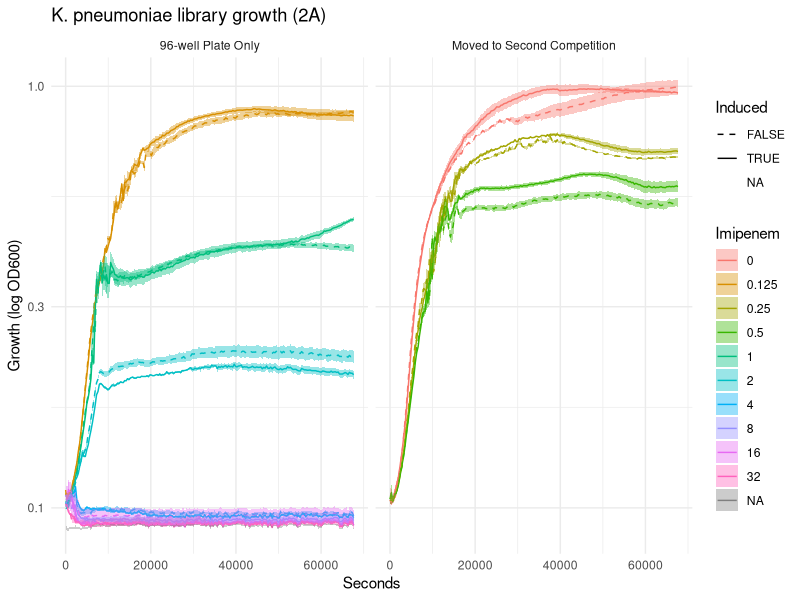
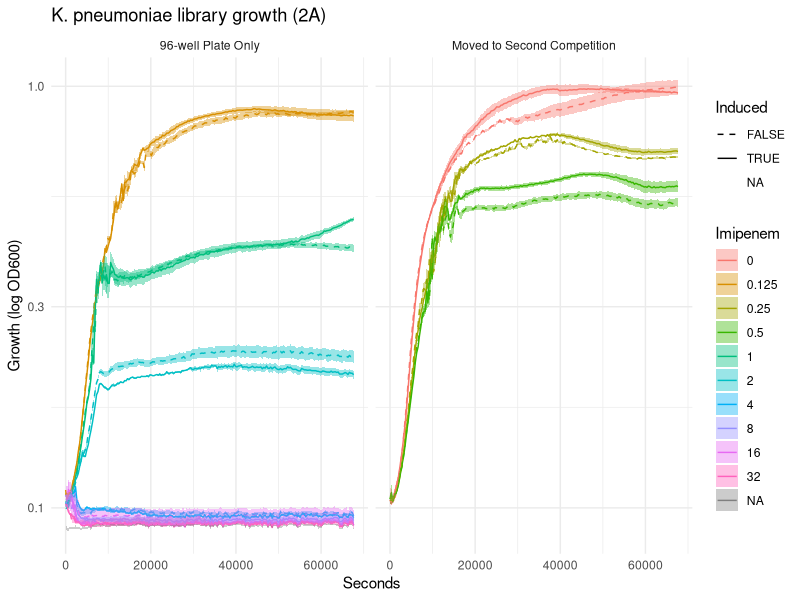
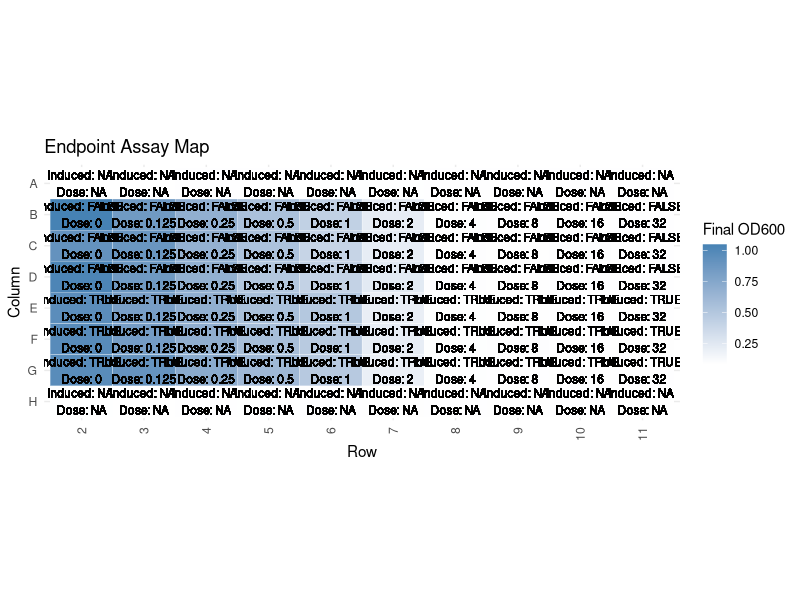

Source code (R) for these figures, in order:
library(tidyverse)
library(data.table)
library(pheatmap)

# Read the data
data <- fread("Sequencing/IMI_Kpneumoniae/growth-data2A.tsv", header = TRUE)

# Set the column names to the first row of the data
setnames(data, as.character(unlist(data[1, ])))

# Remove the first row (now that it's been used for column names)
data <- data[-1, ]

# Rename the 'Time [s]' column to 'Well'
setnames(data, old = "Time [s]", new = "Well")

# Filter rows where 'Well' matches the pattern [A-z][0-9]{1,2}
data <- data[grep("[A-z][0-9]{1,2}", data$Well)]

# Reshape the data from wide to long format
data <- melt(data, id.vars = "Well", variable.name = "Seconds", value.name = "OD600", na.rm = TRUE)

# Split Well into Row and Column
data[, c("Row", "Column") := tstrsplit(Well, "(?<=^[A-Z])", perl = TRUE)]

# Convert Column to numeric
data[, Column := as.numeric(Column)]

# Define which wells are induced and which are not
data[Row %in% c("B", "C", "D"), Induced := FALSE]
data[Row %in% c("E", "F", "G"), Induced := TRUE]

message("Plate layout for CRISPRi induction")
data %>%
  select(Row, Column, Induced) %>%
  unique() %>%
  dcast(Row ~ Column, value.var = "Induced") %>%
  print()

# Function to set the doses for the dilution series going across the COLUMNS
column_dilution_series <- function(data, min_dose, max_dose, min_col, max_col, zero_col) {
  # Determine the direction of the dilution series
  direction <- ifelse(max_col > min_col, -1, 1)

  # Generate a sequence from 1 to the absolute difference between max_col and min_col
  cols <- seq(from = 1, to = abs(max_col - min_col) + 1)

  # Add or subtract the sequence from max_col depending on the direction of the dilution series
  cols <- max_col + direction * (cols - 1)

  # Set Imipenem for Columns from max_col to min_col, based on the dilution series
  lapply(cols, function(col) {
    data[Column == as.character(col), Imipenem := max_dose / 2^(abs(max_col - col))]
  })

  # Set the specified column to zero
  data[Column == as.character(zero_col), Imipenem := 0]

  # Check if the doses are aligned with the columns
  if (
    any(data[Column == as.character(min_col), Imipenem] != min_dose) ||
      any(data[Column == as.character(max_col), Imipenem] != max_dose) ||
      any(data[Column == as.character(zero_col), Imipenem] != 0)
  ) {
    stop("Error: The doses are not aligned with the columns.")
  }

  return(data)
}

# Call the function with explicit parameters
data <- column_dilution_series(
  data = data,
  min_dose = 0.125, min_col = 3,
  max_dose = 32, max_col = 11,
  zero_col = 2
)

message("Plate layout for drug dilution")
data %>%
  select(Row, Column, Imipenem) %>%
  unique() %>%
  dcast(Row ~ Column, value.var = "Imipenem") %>%
  print()

# Remove wells without cells
# data <- data[!is.na(Imipenem) & !is.na(Induced)]


# Remove 's' from Seconds and convert to numeric
data[, Seconds := as.numeric(gsub("s", "", Seconds))]


data[Row %in% c("A", "H"), Imipenem := NA_integer_]
data[Row %in% c("A", "H"), Imipenem := NA]

data <- data[!Column %in% c(1,12)]


data <- data[
  Imipenem %in% c(0, 0.25, 0.5) & !(is.na(Induced)),
  followup := "Moved to Second Competition"
]

data <- data[is.na(followup), followup := "96-well Plate Only"] 


find_ncol <- function(n) {
  sqrt_n <- floor(sqrt(n))
  for (i in sqrt_n:2) {
    if (n %% i == 0) {
      return(i)
    }
  }
  return(sqrt_n)
}

# Number of levels in Imipenem
n_levels <- length(data$Imipenem %>% unique())

# Find the best number of columns
ncol <- find_ncol(n_levels)

# Create the plot
growth_curve_plot <- ggplot(
  data,
  aes(
    x = Seconds, y = OD600,
    group = interaction(Imipenem, Induced)
  )
) +
  scale_y_log10() +
  stat_summary(fun = mean, geom = "line", aes(color = factor(Imipenem), linetype = factor(Induced))) +
  stat_summary(fun.data = mean_se, geom = "ribbon", aes(fill = factor(Imipenem)), alpha = 0.4) +
  labs(title = "K. pneumoniae library growth (2A)", 
    x = "Seconds",
    y = "Growth (log OD600)",
    color = "Imipenem",
    linetype = "Induced", fill = "Imipenem"
  ) +
  scale_linetype_manual(values = c("FALSE" = "dashed", "TRUE" = "solid")) +
  scale_color_discrete(guide = guide_legend(row = ncol)) +
  facet_wrap(followup ~ .) +
  theme_minimal()

print(growth_curve_plot)

endpoint <- data %>%
  filter(Seconds == max(Seconds)) %>%
  dcast(Row ~ Column, value.var = "OD600")

endpoint_mat <- as.matrix(endpoint[, -1])

rownames(endpoint_mat) <- endpoint$Row

# draw matrix in ggplot with dose and induction in the boxes
library(ggplot2)


print(growth_curve_plot)


endpoint <- data %>%
  filter(Seconds == max(Seconds)) %>%
  dcast(Row ~ Column, value.var = "OD600")

endpoint_mat <- as.matrix(endpoint[, -1])

rownames(endpoint_mat) <- endpoint$Row

# draw matrix in ggplot with dose and induction in the boxes
library(ggplot2)



ggplot(data, aes(y = factor(Row, levels = rev(levels(factor(Row)))), x = factor(Column), fill = OD600)) +
  geom_tile(color = "white") +
  geom_text(aes(label = paste("Induced:", Induced, "\nDose:", Imipenem)), size = 3) +
  scale_fill_gradient(low = "white", high = "steelblue") +
  labs(title = "Endpoint Assay Map", x = "Row", y = "Column", fill = "Final OD600") +
  theme_minimal() +
  coord_fixed(ratio = 0.5) +
  theme(axis.text.x = element_text(angle = 90, vjust = 0.5, hjust = 1))
